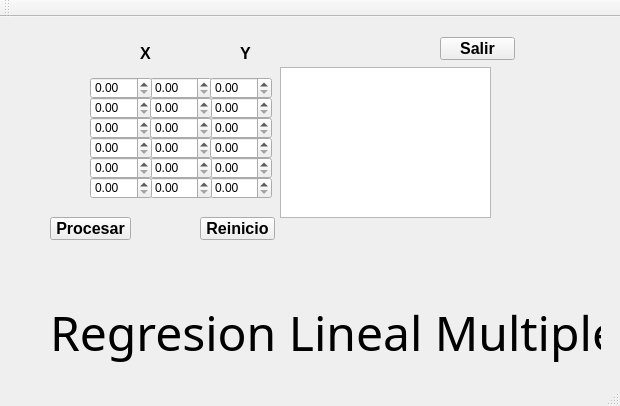
<?xml version="1.0" encoding="UTF-8"?>
<ui version="4.0">
 <class>regmult</class>
 <widget class="QMainWindow" name="regmult">
  <property name="geometry">
   <rect>
    <x>0</x>
    <y>0</y>
    <width>620</width>
    <height>406</height>
   </rect>
  </property>
  <property name="windowTitle">
   <string>regmult</string>
  </property>
  <widget class="QWidget" name="centralWidget">
   <widget class="QDoubleSpinBox" name="y3">
    <property name="geometry">
     <rect>
      <x>210</x>
      <y>100</y>
      <width>62</width>
      <height>22</height>
     </rect>
    </property>
   </widget>
   <widget class="QDoubleSpinBox" name="y5">
    <property name="geometry">
     <rect>
      <x>210</x>
      <y>140</y>
      <width>62</width>
      <height>22</height>
     </rect>
    </property>
   </widget>
   <widget class="QDoubleSpinBox" name="y2">
    <property name="geometry">
     <rect>
      <x>210</x>
      <y>80</y>
      <width>62</width>
      <height>22</height>
     </rect>
    </property>
   </widget>
   <widget class="QLabel" name="label_3">
    <property name="geometry">
     <rect>
      <x>50</x>
      <y>280</y>
      <width>551</width>
      <height>71</height>
     </rect>
    </property>
    <property name="font">
     <font>
      <family>MS PGothic</family>
      <pointsize>36</pointsize>
     </font>
    </property>
    <property name="text">
     <string>Regresion Lineal Multiple</string>
    </property>
   </widget>
   <widget class="QDoubleSpinBox" name="xcinco">
    <property name="geometry">
     <rect>
      <x>150</x>
      <y>140</y>
      <width>62</width>
      <height>22</height>
     </rect>
    </property>
   </widget>
   <widget class="QDoubleSpinBox" name="x3">
    <property name="geometry">
     <rect>
      <x>90</x>
      <y>100</y>
      <width>62</width>
      <height>22</height>
     </rect>
    </property>
   </widget>
   <widget class="QDoubleSpinBox" name="xtres">
    <property name="geometry">
     <rect>
      <x>150</x>
      <y>100</y>
      <width>62</width>
      <height>22</height>
     </rect>
    </property>
   </widget>
   <widget class="QDoubleSpinBox" name="y6">
    <property name="geometry">
     <rect>
      <x>210</x>
      <y>160</y>
      <width>62</width>
      <height>22</height>
     </rect>
    </property>
   </widget>
   <widget class="QDoubleSpinBox" name="xcuatro">
    <property name="geometry">
     <rect>
      <x>150</x>
      <y>120</y>
      <width>62</width>
      <height>22</height>
     </rect>
    </property>
   </widget>
   <widget class="QDoubleSpinBox" name="x4">
    <property name="geometry">
     <rect>
      <x>90</x>
      <y>120</y>
      <width>62</width>
      <height>22</height>
     </rect>
    </property>
   </widget>
   <widget class="QPushButton" name="reinicio">
    <property name="geometry">
     <rect>
      <x>200</x>
      <y>200</y>
      <width>75</width>
      <height>23</height>
     </rect>
    </property>
    <property name="font">
     <font>
      <pointsize>12</pointsize>
      <weight>75</weight>
      <bold>true</bold>
     </font>
    </property>
    <property name="text">
     <string>Reinicio</string>
    </property>
   </widget>
   <widget class="QTextEdit" name="resultado">
    <property name="geometry">
     <rect>
      <x>280</x>
      <y>50</y>
      <width>211</width>
      <height>151</height>
     </rect>
    </property>
   </widget>
   <widget class="QDoubleSpinBox" name="x2">
    <property name="geometry">
     <rect>
      <x>90</x>
      <y>80</y>
      <width>62</width>
      <height>22</height>
     </rect>
    </property>
   </widget>
   <widget class="QDoubleSpinBox" name="xseis">
    <property name="geometry">
     <rect>
      <x>150</x>
      <y>160</y>
      <width>62</width>
      <height>22</height>
     </rect>
    </property>
   </widget>
   <widget class="QLabel" name="label_2">
    <property name="geometry">
     <rect>
      <x>240</x>
      <y>30</y>
      <width>47</width>
      <height>13</height>
     </rect>
    </property>
    <property name="font">
     <font>
      <pointsize>12</pointsize>
      <weight>75</weight>
      <bold>true</bold>
     </font>
    </property>
    <property name="text">
     <string>Y</string>
    </property>
   </widget>
   <widget class="QDoubleSpinBox" name="xdos">
    <property name="geometry">
     <rect>
      <x>150</x>
      <y>80</y>
      <width>62</width>
      <height>22</height>
     </rect>
    </property>
   </widget>
   <widget class="QDoubleSpinBox" name="xuno">
    <property name="geometry">
     <rect>
      <x>150</x>
      <y>60</y>
      <width>62</width>
      <height>22</height>
     </rect>
    </property>
   </widget>
   <widget class="QDoubleSpinBox" name="x1">
    <property name="geometry">
     <rect>
      <x>90</x>
      <y>60</y>
      <width>62</width>
      <height>22</height>
     </rect>
    </property>
   </widget>
   <widget class="QDoubleSpinBox" name="x5">
    <property name="geometry">
     <rect>
      <x>90</x>
      <y>140</y>
      <width>62</width>
      <height>22</height>
     </rect>
    </property>
   </widget>
   <widget class="QPushButton" name="procesar">
    <property name="geometry">
     <rect>
      <x>50</x>
      <y>200</y>
      <width>81</width>
      <height>23</height>
     </rect>
    </property>
    <property name="font">
     <font>
      <pointsize>12</pointsize>
      <weight>75</weight>
      <bold>true</bold>
     </font>
    </property>
    <property name="text">
     <string>Procesar</string>
    </property>
   </widget>
   <widget class="QDoubleSpinBox" name="y4">
    <property name="geometry">
     <rect>
      <x>210</x>
      <y>120</y>
      <width>62</width>
      <height>22</height>
     </rect>
    </property>
   </widget>
   <widget class="QDoubleSpinBox" name="x6">
    <property name="geometry">
     <rect>
      <x>90</x>
      <y>160</y>
      <width>62</width>
      <height>22</height>
     </rect>
    </property>
   </widget>
   <widget class="QLabel" name="label">
    <property name="geometry">
     <rect>
      <x>140</x>
      <y>30</y>
      <width>47</width>
      <height>13</height>
     </rect>
    </property>
    <property name="font">
     <font>
      <pointsize>12</pointsize>
      <weight>75</weight>
      <bold>true</bold>
     </font>
    </property>
    <property name="text">
     <string>X</string>
    </property>
   </widget>
   <widget class="QDoubleSpinBox" name="y1">
    <property name="geometry">
     <rect>
      <x>210</x>
      <y>60</y>
      <width>62</width>
      <height>22</height>
     </rect>
    </property>
   </widget>
   <widget class="QPushButton" name="salir">
    <property name="geometry">
     <rect>
      <x>440</x>
      <y>20</y>
      <width>75</width>
      <height>23</height>
     </rect>
    </property>
    <property name="font">
     <font>
      <pointsize>12</pointsize>
      <weight>75</weight>
      <bold>true</bold>
     </font>
    </property>
    <property name="text">
     <string>Salir</string>
    </property>
   </widget>
  </widget>
  <widget class="QMenuBar" name="menuBar">
   <property name="geometry">
    <rect>
     <x>0</x>
     <y>0</y>
     <width>620</width>
     <height>21</height>
    </rect>
   </property>
  </widget>
  <widget class="QToolBar" name="mainToolBar">
   <attribute name="toolBarArea">
    <enum>TopToolBarArea</enum>
   </attribute>
   <attribute name="toolBarBreak">
    <bool>false</bool>
   </attribute>
  </widget>
  <widget class="QStatusBar" name="statusBar"/>
 </widget>
 <layoutdefault spacing="6" margin="11"/>
 <resources/>
 <connections/>
</ui>
